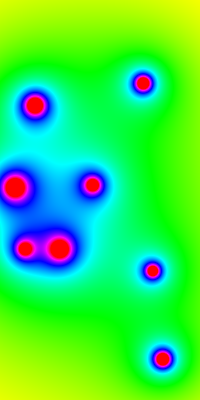
Frame 1 (no input)
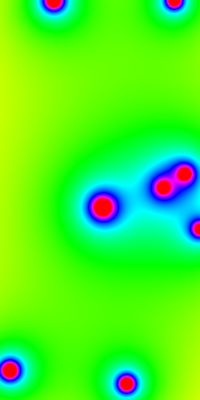
Frame 60 (no input)
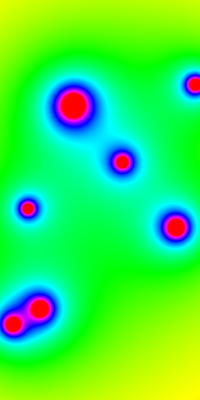
Frame 120 (the mouse pressed at the canvas centre since frame 60)

The p5.js sketch that drew these frames (run headless with seeded random() and noise() and a simulated clock; from frame 60 on, the mouse is pressed at the canvas centre):

// p5.js sketch
// ── sketch.js
// Project Title
// Your Name
// Date
//
// Extra for Experts:
// - describe what you did to take this project "above and beyond"
var balls = []

function setup() {
  createCanvas(200, 400);
  console.log(width, height);
  colorMode(HSB);
  loadPixels();
  for (let i = 0; i < 8; i++) {
    balls.push(new Ball(random(width), random(height), random(50, 150)));
  }
  frameRate(30);
}

let frameCount = 0;
function draw() {
  for (x = 0; x < width; x++) {
    for (y = 0; y < height; y++) {
      let sum = 0;
      for (i = 0; i < balls.length; i++) {
        let ball = balls[i];
        let xdif = x - ball.x;
        let ydif = y - ball.y;
        // https://matiaslavik.wordpress.com/computer-graphics/metaball-rendering/
        let d = sqrt((xdif * xdif) + (ydif * ydif));
        sum += (10 * ball.r / d)
      }

      set(x, y, color(sum, 255, 255));
    }
  }
  updatePixels();

  for (i = 0; i < balls.length; i++) {
    balls[i].update();
  }
}

// ── Ball.js
class Ball {
    constructor(x, y) {
        this.x = x;
        this.y = y;
        this.r = random(120, 240);
        let angle = random(TWO_PI);
        this.xSpeed = random(1, 3) * cos(angle);
        this.ySpeed = random(1, 3) * sin(angle);
    }

    update() {
        this.x += this.xSpeed;
        this.y += this.ySpeed;

        if (this.x > width || this.x < 0) this.xSpeed *= -1;
        if (this.y > height || this.y < 0) this.ySpeed *= -1;

    }

    checkCollision(other) {
        let d = dist(this.x, this.y, other.x, other.y);
        return d < (this.r + other.r) * .1;
    }

    handleCollision(other) {
        let tempX = this.xSpeed;
        let tempY = this.ySpeed;
        this.xSpeed = other.xSpeed;
        this.ySpeed = other.ySpeed;
        other.xSpeed = tempX;
        other.ySpeed = tempY;
    }

    show() {
        noFill();
        stroke(0);
        strokeWeight(4);
        ellipse(this.x, this.y, this.r * 2, this.r * 2);
    }
}
